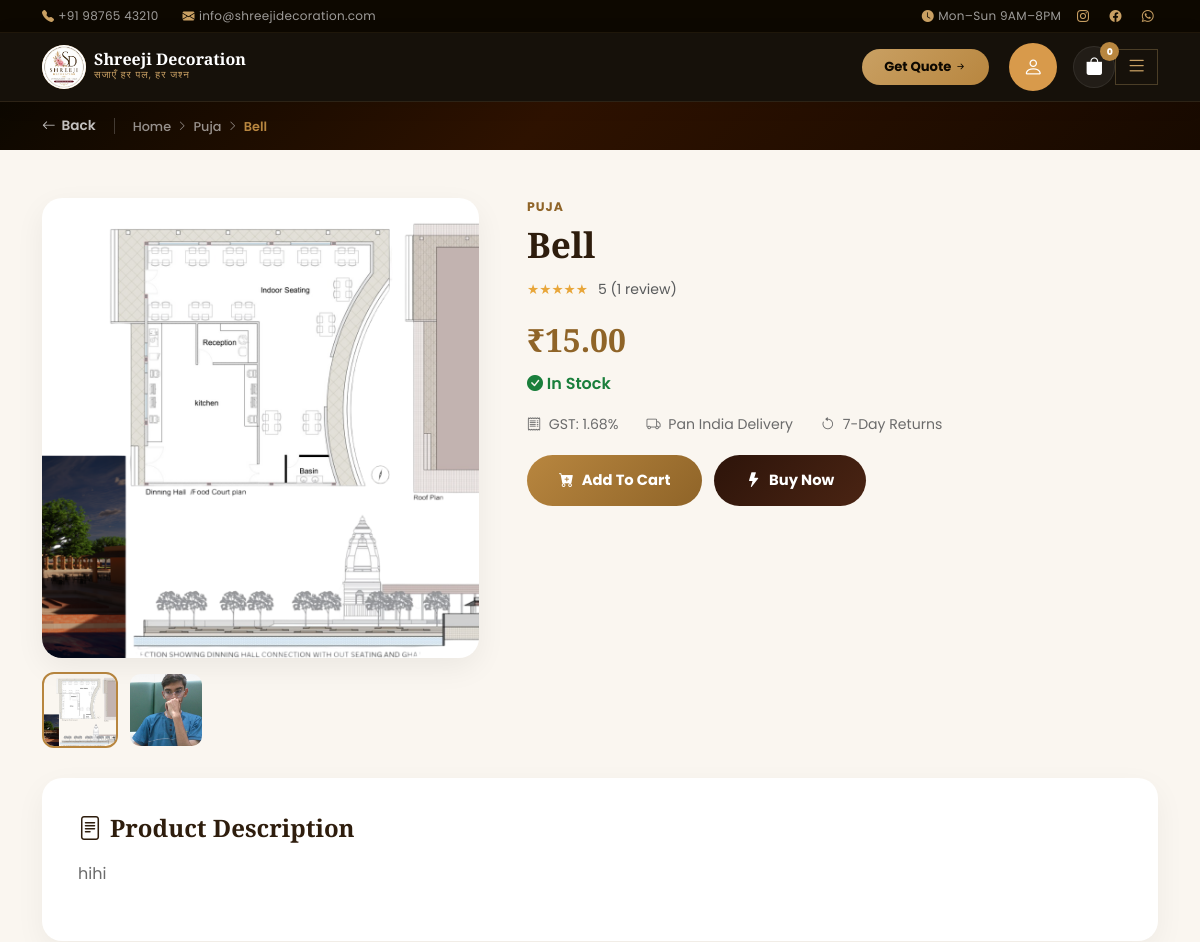
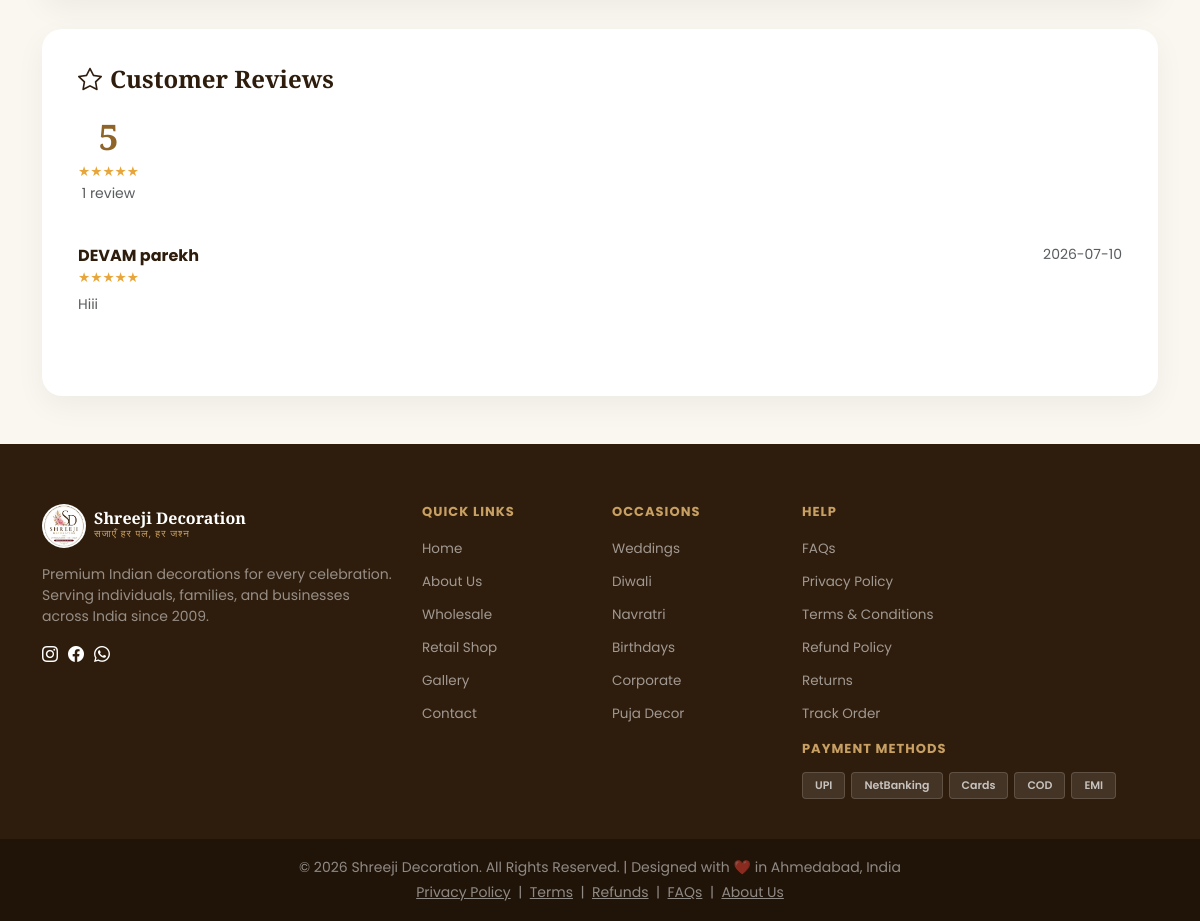
The page /product.php?id=10 on the database its author committed (2 pictures, top to bottom).
### tables this page shows
CREATE TABLE `settings` (
  `id` int(11) NOT NULL,
  `website_name` varchar(255) DEFAULT NULL,
  `phone` varchar(20) DEFAULT NULL,
  `email` varchar(255) DEFAULT NULL,
  `address` text DEFAULT NULL,
  `instagram` varchar(255) DEFAULT NULL,
  `facebook` varchar(255) DEFAULT NULL,
  `whatsapp` varchar(20) DEFAULT NULL,
  `gst_percent` int(11) DEFAULT NULL,
  `delivery_charge` int(11) DEFAULT NULL,
  `logo` varchar(255) DEFAULT NULL,
  `hero_title` text DEFAULT NULL,
  `hero_subtitle` text DEFAULT NULL,
  `about_text` text DEFAULT NULL,
  `footer_text` text DEFAULT NULL,
  `map_link` text DEFAULT NULL,
  `shop_timing` varchar(255) DEFAULT NULL,
  `copyright_text` text DEFAULT NULL,
  `youtube` varchar(255) DEFAULT NULL,
  `twitter` varchar(255) DEFAULT NULL,
  `linkedin` varchar(255) DEFAULT NULL,
  `meta_description` text DEFAULT NULL,
  `meta_keywords` text DEFAULT NULL,
  `favicon` varchar(255) DEFAULT NULL,
  `hero_btn_text` varchar(255) DEFAULT NULL,
  `hero_btn_link` varchar(255) DEFAULT NULL,
  `hero_btn2_text` varchar(255) DEFAULT NULL,
  `about_image` varchar(255) DEFAULT NULL,
  `footer_logo` varchar(255) DEFAULT NULL,
  `shop_latitude` varchar(50) DEFAULT NULL,
  `shop_longitude` varchar(50) DEFAULT NULL,
  `free_delivery_km` int(11) DEFAULT 3,
  `free_delivery_charge` decimal(10,2) DEFAULT 0.00,
  `medium_delivery_km` int(11) DEFAULT 10,
  `medium_delivery_charge` decimal(10,2) DEFAULT 50.00,
  `long_delivery_charge` decimal(10,2) DEFAULT 120.00,
  `free_delivery_order_amount` decimal(10,2) NOT NULL DEFAULT 0.00,
  `total_products` varchar(50) DEFAULT '200+',
  `happy_customers` varchar(50) DEFAULT '5000+',
  `avg_rating` varchar(50) DEFAULT '4.9★',
  `free_delivery_amount` int(11) DEFAULT 999,
  `return_policy_days` int(11) DEFAULT 7,
  `smtp_host` varchar(255) DEFAULT NULL,
  `smtp_port` varchar(50) DEFAULT NULL,
  `smtp_email` varchar(255) DEFAULT NULL,
  `smtp_password` varchar(255) DEFAULT NULL,
  `wholesale_catalogue` varchar(255) DEFAULT NULL,
  `footer_tagline` varchar(255) DEFAULT NULL,
  `footer_newsletter_heading` varchar(100) DEFAULT NULL,
  `footer_newsletter_text` varchar(255) DEFAULT NULL,
  `footer_payment_methods` varchar(255) DEFAULT NULL,
  `wholesale_hero_title` varchar(255) DEFAULT NULL,
  `wholesale_hero_subtitle` text DEFAULT NULL,
  `wholesale_stat1_num` varchar(30) DEFAULT NULL,
  `wholesale_stat1_label` varchar(60) DEFAULT NULL,
  `wholesale_stat2_num` varchar(30) DEFAULT NULL,
  `wholesale_stat2_label` varchar(60) DEFAULT NULL,
  `wholesale_stat3_num` varchar(30) DEFAULT NULL,
  `wholesale_stat3_label` varchar(60) DEFAULT NULL,
  `wholesale_stat4_num` varchar(30) DEFAULT NULL,
  `wholesale_stat4_label` varchar(60) DEFAULT NULL,
  `wholesale_group_link` varchar(255) DEFAULT NULL,
  `wholesale_group_heading` varchar(100) DEFAULT NULL,
  `wholesale_group_text` varchar(255) DEFAULT NULL,
  `wholesale_catalogue_heading` varchar(100) DEFAULT NULL,
  `wholesale_catalogue_text` varchar(255) DEFAULT NULL,
  `wholesale_phone` varchar(20) DEFAULT NULL,
  `wholesale_email` varchar(255) DEFAULT NULL,
  `retail_hero_badge` varchar(100) DEFAULT NULL,
  `retail_hero_title` varchar(255) DEFAULT NULL,
  `retail_hero_subtitle` text DEFAULT NULL,
  `retail_kpi4_num` varchar(30) DEFAULT NULL,
  `retail_kpi4_label` varchar(60) DEFAULT NULL,
  `retail_banner_chip` varchar(100) DEFAULT NULL,
  `retail_banner_heading` varchar(255) DEFAULT NULL,
  `retail_banner_text` text DEFAULT NULL,
  `retail_switch_heading` varchar(255) DEFAULT NULL,
  `retail_switch_text` text DEFAULT NULL,
  `razorpay_enabled` tinyint(1) NOT NULL DEFAULT 0,
  `razorpay_mode` varchar(10) NOT NULL DEFAULT 'test',
  `razorpay_key_id` varchar(100) DEFAULT NULL,
  `razorpay_key_secret` varchar(100) DEFAULT NULL,
  `razorpay_webhook_secret` varchar(100) DEFAULT NULL
);

CREATE TABLE `products` (
  `id` int(11) NOT NULL,
  `name` varchar(255) DEFAULT NULL,
  `slug` varchar(255) DEFAULT NULL,
  `price` decimal(10,2) DEFAULT NULL,
  `old_price` decimal(10,2) DEFAULT NULL,
  `stock` int(11) DEFAULT NULL,
  `category` varchar(100) DEFAULT NULL,
  `type` varchar(50) DEFAULT NULL,
  `description` text DEFAULT NULL,
  `image` varchar(255) DEFAULT NULL,
  `badge` varchar(50) DEFAULT NULL,
  `rating` decimal(2,1) DEFAULT NULL,
  `reviews` int(11) DEFAULT NULL,
  `status` int(11) DEFAULT 1,
  `created_at` timestamp NOT NULL DEFAULT current_timestamp(),
  `stock_quantity` int(11) NOT NULL DEFAULT 0,
  `discount` int(11) NOT NULL DEFAULT 0,
  `gst_rate` decimal(5,2) NOT NULL DEFAULT 18.00
);

CREATE TABLE `product_reviews` (
  `id` int(11) NOT NULL,
  `order_id` int(11) NOT NULL,
  `product_id` int(11) NOT NULL,
  `customer_name` varchar(255) DEFAULT NULL,
  `phone` varchar(20) DEFAULT NULL,
  `rating` int(11) NOT NULL,
  `review` text DEFAULT NULL,
  `created_at` timestamp NOT NULL DEFAULT current_timestamp(),
  `status` varchar(20) DEFAULT 'Pending',
  `admin_seen` tinyint(1) NOT NULL
);

### product.php (the view, shortened to what the rows shown need)
<?php
require_once 'config/db.php';
$product_id = (int) ($_GET['id'] ?? 0);
$productQuery = mysqli_query(
    $conn,
    "SELECT * FROM products WHERE id='$product_id' AND status=1 LIMIT 1"
);
$product = mysqli_fetch_assoc($productQuery);
$reviewQuery = mysqli_query(
    $conn,
    "SELECT rating, review, customer_name, DATE(created_at) AS review_date
     FROM product_reviews
     WHERE product_id='$product_id' AND status='Approved'
     ORDER BY id DESC"
);
$reviews = [];
$totalRating = 0;
while ($row = mysqli_fetch_assoc($reviewQuery)) {
    $reviews[] = $row;
    $totalRating += $row['rating'];
}
$averageRating = count($reviews) > 0 ? round($totalRating / count($reviews), 1) : 0;
$finalPrice = $product['price'];
$settingsQuery = mysqli_query($conn, "SELECT * FROM settings LIMIT 1");
$settings = mysqli_fetch_assoc($settingsQuery);
?>
<!DOCTYPE html>
<html lang="en">
<head>
    <link rel="stylesheet" href="https://cdn.jsdelivr.net/npm/bootstrap@5.3.3/dist/css/bootstrap.min.css" />
    <link rel="stylesheet" href="https://cdn.jsdelivr.net/npm/bootstrap-icons@1.11.3/font/bootstrap-icons.min.css" />
    <link rel="stylesheet" href="style.css" />
    <link rel="stylesheet" href="css/customer-login.css">
</head>
<body>
    <?php include 'includes/header.php'; ?>
    <section class="pd-hero">
        <div class="container" style="display:flex;align-items:center;gap:18px;flex-wrap:wrap;">
            <nav class="pd-breadcrumb" aria-label="breadcrumb">
                <a href="index.php">Home</a>
                <i class="bi bi-chevron-right" style="font-size:.65rem;"></i>
                <a href="retail.php"><?= htmlspecialchars($product['category']); ?></a>
                <i class="bi bi-chevron-right" style="font-size:.65rem;"></i>
                <span class="pd-crumb-current"><?= htmlspecialchars($product['name']); ?></span>
            </nav>
        </div>
    </section>
    <section class="py-5">
        <div class="container">
            <div class="row g-5">
                <div class="col-lg-7">
                    <div class="pd-category"><?= htmlspecialchars($product['category']); ?></div>
                    <h1 class="pd-name"><?= htmlspecialchars($product['name']); ?></h1>
                    <div class="pd-rating-line">
                        <span class="review-stars">
                        </span>
                        <span class="text-muted small"><?= $averageRating; ?> (<?= count($reviews); ?> review<?= count($reviews) !== 1 ? 's' : ''; ?>)</span>
                    </div>
                    <div class="d-flex align-items-center flex-wrap mb-2">
                        <span class="pd-price">₹<?= number_format($finalPrice, 2); ?></span>
                    </div>
                    <div class="pd-stock <?= $product['stock'] > 0 ? 'in-stock' : 'out-stock'; ?> fw-semibold mb-3">
                        <?php if ($product['stock'] > 0) { ?>
                            <i class="bi bi-check-circle-fill"></i> In Stock
                        <?php } else { ?>
                            <i class="bi bi-x-circle-fill"></i> Out of Stock
                        <?php } ?>
                    </div>
                    <div class="pd-meta-row">
                        <div><i class="bi bi-receipt me-1"></i> GST: <?= htmlspecialchars($product['gst_rate']); ?>%</div>
                        <div><i class="bi bi-truck me-1"></i> Pan India Delivery</div>
                        <div><i class="bi bi-arrow-counterclockwise me-1"></i> <?= htmlspecialchars($settings['return_policy_days'] ?? '7'); ?>-Day Returns</div>
                    </div>
                    <div class="pd-actions">
                        <?php if ($product['stock'] > 0) { ?>
                            <button class="btn-pd-cart" id="pdAddCart">
                            </button>
                            <button class="btn-pd-cart" id="pdBuyNow" style="background:linear-gradient(135deg, #2d140a, #4a2413);">
                            </button>
                        <?php } else { ?>
                            <button class="btn-pd-cart" disabled style="opacity:.5;cursor:not-allowed;">
                                <i class="bi bi-cart-x"></i> Out of Stock
                            </button>
                        <?php } ?>
                    </div>
                </div>
            </div>
            <div class="pd-section-card">
                <h4><i class="bi bi-file-text me-2"></i>Product Description</h4>
                <p><?= nl2br(htmlspecialchars($product['description'])); ?></p>
            </div>
            <div class="pd-section-card">
                <?php if (count($reviews) === 0) { ?>
                    <div class="alert alert-light border">No reviews yet — be the first to review this product after your purchase.</div>
                <?php } else { ?>
                    <?php foreach ($reviews as $review) { ?>
                        <div class="review-card">
                            <div class="d-flex justify-content-between align-items-start">
                                <strong><?= htmlspecialchars($review['customer_name']); ?></strong>
                                <small class="text-muted"><?= htmlspecialchars($review['review_date']); ?></small>
                            </div>
                            <div class="review-stars mb-1">
                                <?php for ($s = 1; $s <= 5; $s++) { echo $s <= $review['rating'] ? '★' : '☆'; } ?>
                            </div>
                            <p class="mb-0 text-muted small"><?= nl2br(htmlspecialchars($review['review'])); ?></p>
                        </div>
                    <?php } ?>
                <?php } ?>
            </div>
        </div>
    </section>
    <?php include 'includes/footer.php'; ?>
</body>
</html>

### includes/header.php (shortened to what the rows shown need)
<nav class="main-nav" id="mainNav">
    <div class="container d-flex align-items-center justify-content-between">
        <a href="index.php"
            class="d-flex align-items-center gap-2"
            style="text-decoration:none">
            <div class="brand-icon" style="width:44px;height:44px;border-radius:50%;overflow:hidden;flex-shrink:0;">
                <img src="uploads/site-content/<?= !empty($settings['logo']) ? htmlspecialchars($settings['logo']) : 'logo.jpg' ?>" alt="Shreeji Decoration" style="width:100%;height:100%;object-fit:cover;display:block;">
            </div>
        </a>
    </div>
</nav>

### includes/footer.php (shortened to what the rows shown need)
<footer class="main-footer">
  <div class="footer-top">
    <div class="container">
      <div class="row g-4">
        <div class="col-lg-4">
          <div class="footer-brand d-flex align-items-center gap-2 mb-3">
            <div class="brand-icon" style="width:44px;height:44px;border-radius:50%;overflow:hidden;flex-shrink:0;"><img src="uploads/site-content/<?= !empty($settings['logo']) ? htmlspecialchars($settings['logo']) : 'logo.jpg' ?>" alt="Shreeji Decoration" style="width:100%;height:100%;object-fit:cover;display:block;"></div>
            <div>
              <div class="brand-name">
                <?= htmlspecialchars($settings['website_name'] ?? 'Shreeji Decoration'); ?>
              </div>
              <div class="brand-tagline" style="color:#C9A063">सजाएँ हर पल, हर जश्न</div>
            </div>
          </div>
        </div>
      </div>
    </div>
  </div>
  <div class="footer-bottom text-center">
    <div class="container">
      <p class="mb-0 small text-white-50">© <?= date('Y'); ?> <?= htmlspecialchars($settings['website_name'] ?? 'Shreeji Decoration'); ?>.
        All Rights Reserved. | Designed with ❤️ in Ahmedabad, India</p>
      <p class="mb-0 small text-white-50 mt-1">
        <a href="privacy-policy.php" class="text-white-50">Privacy Policy</a> &nbsp;|&nbsp;
        <a href="terms.php" class="text-white-50">Terms</a> &nbsp;|&nbsp;
        <a href="refund-policy.php" class="text-white-50">Refunds</a> &nbsp;|&nbsp;
        <a href="faq.php" class="text-white-50">FAQs</a> &nbsp;|&nbsp;
        <a href="about.php" class="text-white-50">About Us</a>
      </p>
    </div>
  </div>
</footer>

### rows shown on the page
settings: logo (picture), return_policy_days "7", website_name "Shreeji Decoration"
products: category "Puja", name "Bell", category "PUJA", price "15.00", gst_rate "1.68", description "hihi"
product_reviews: customer_name "DEVAM parekh", review_date "2026-07-10", review "Hiii"

### other values the page prints
$averageRating "5"
count($reviews) "1"
